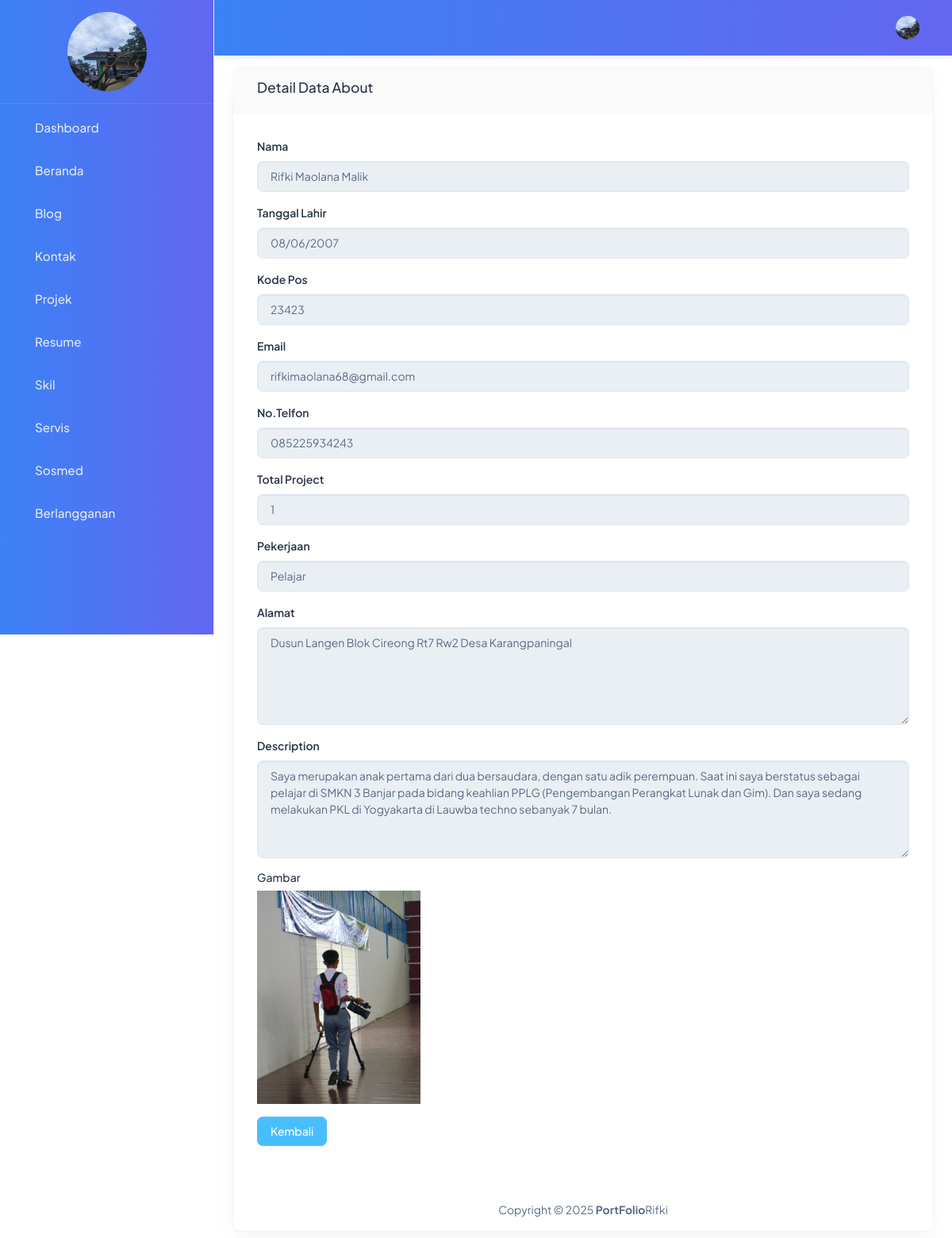
/backend/pages/about/detail.php?id=7, run on the app's committed database.
### tables this page shows
CREATE TABLE `abouts` (
  `id` bigint NOT NULL,
  `name` varchar(250) NOT NULL,
  `image` varchar(250) NOT NULL,
  `born` date NOT NULL,
  `zip_code` int NOT NULL,
  `email` varchar(250) NOT NULL,
  `phone` varchar(250) NOT NULL,
  `total_project` int NOT NULL,
  `work` varchar(250) NOT NULL,
  `address` varchar(250) NOT NULL,
  `description` text NOT NULL
);

### backend/actions/about/show.php (called while the page is built, shortened)
<?php
$id = $_GET['id'];
$qSelect = "SELECT * FROM abouts WHERE id='$id'";
$result = mysqli_query($connect, $qSelect) or exit(mysqli_error($connect));
$about = $result->fetch_object();

### backend/pages/about/detail.php (the view, shortened to what this page needs)
<?php
include '../../partials/header.php';
include '../../partials/sidebar.php';
include '../../partials/navbar.php';
?>
<div class="card-body">
    <div class="row">
        <div class="col-12">
            <div class="card">
                <div class="card-header">
                    <h5 class="text-capitalize">detail data about</h5>
                </div>
                <div class="card-body text-capitalize">
                    <?php
                    include '../../actions/about/show.php';
                    ?>
                    <form>
                        <div class="mb-3 ">
                            <label for="nameInput" class="form-label ">Nama</label>
                            <input type="text" class="form-control text-capitalize" id="nameInput" value="<?= $about->name ?>" disabled>
                        </div>
                        <div class="mb-3">
                            <label for="bornInput" class="form-label">Tanggal Lahir</label>
                            <input type="date" class="form-control" id="bornInput" value="<?= $about->born ?>" disabled>
                        </div>
                        <div class="mb-3">
                            <label for="zip_codeInput" class="form-label">Kode Pos</label>
                            <input type="number" class="form-control" id="zip_codeInput" value="<?= $about->zip_code ?>" disabled>
                        </div>
                        <div class="mb-3">
                            <label for="emailInput" class="form-label">Email</label>
                            <input type="email" class="form-control" id="emailInput" value="<?= $about->email ?>" disabled>
                        </div>
                        <div class="mb-3">
                            <label for="phoneInput" class="form-label">No.Telfon</label>
                            <input type="text" class="form-control" id="phoneInput" value="<?= $about->phone ?>" disabled>
                        </div>
                        <div class="mb-3">
                            <label for="total_projectInput" class="form-label">Total Project</label>
                            <input type="number" class="form-control" id="total_projectInput" value="<?= $about->total_project ?>" disabled>
                        </div>
                        <div class="mb-3">
                            <label for="workInput" class="form-label">Pekerjaan</label>
                            <input type="text" class="form-control text-capitalize" id="workInput" value="<?= $about->work ?>" disabled>
                        </div>
                        <div class="mb-3">
                            <label for="addressInput" class="form-label">Alamat</label>
                            <textarea class="form-control text-capitalize" id="addressInput" rows="5" disabled><?= $about->address ?></textarea>
                        </div>
                        <div class="mb-3">
                            <label for="descriptionInput" class="form-label ">description</label>
                            <textarea class="form-control " id="descriptionInput" rows="5" disabled><?= $about->description ?></textarea>
                        </div>
                        <div class="mb-3">
                            <h6>Gambar</h6>
                            <img class="w-25" src="../../../storages/about/<?= $about->image ?>" alt="Gambar Profil">
                        </div>
                        <a href="./index.php" class="btn btn-secondary">Kembali</a>
                    </form>
                </div>
                <?php
                include '../../partials/footer.php';
                ?>

### backend/partials/sidebar.php (shortened to what this page needs)
<?php
$abouts = "SELECT * FROM abouts LIMIT 1";
$result = mysqli_query($connect, $abouts) or die(mysqli_error($connect));
?>
<body>
  <div class="body-wrapper" id="main-wrapper" data-layout="vertical" data-navbarbg="skin6" data-sidebartype="full"
    data-sidebar-position="fixed" data-header-position="fixed">
    <aside class="left-sidebar">
      <div>
        <div class="brand-logo  align-items-center justify-content-between">
          <a href="./index.php" class="text-nowrap logo-img">
            <?php
            while ($item = $result->fetch_object()):
            ?>
              <tr>
                <td>
                  <img src="../../../storages/about/<?= $item->image ?>" alt="Gambar" width="100" height="100" class="d-block mx-auto rounded-circle">
                </td>
              </tr>
            <?php
            endwhile;
            ?>
          </a>
        </div>
        <nav class="sidebar-nav scroll-sidebar text-capitalize" data-simplebar="">
          <ul id="sidebarnav">
            <li class="sidebar-item">
              <a class="sidebar-link" href="../dashboard/index.php" aria-expanded="false">
                <span class="hide-menu">Dashboard</span>
              </a>
            </li>
            <li class="sidebar-item">
              <a class="sidebar-link" href="../about/index.php" aria-expanded="false">
                <span class="hide-menu">Beranda</span>
              </a>
            </li>
            <li class="sidebar-item">
              <a class="sidebar-link" href="../Blog/index.php" aria-expanded="false">
                <span class="hide-menu">Blog</span>
              </a>
            </li>
            <li class="sidebar-item">
              <a class="sidebar-link" href="../contact/index.php" aria-expanded="false">
                <span class="hide-menu">Kontak</span>
              </a>
            </li>
            <li class="sidebar-item">
              <a class="sidebar-link" href="../project/index.php" aria-expanded="false">
                <span class="hide-menu">Projek</span>
              </a>
            </li>
            <li class="sidebar-item">
              <a class="sidebar-link" href="../resume/index.php" aria-expanded="false">
                <span class="hide-menu">Resume</span>
              </a>
            </li>
            <li class="sidebar-item">
              <a class="sidebar-link" href="../skill/index.php" aria-expanded="false">
                <span class="hide-menu">Skil</span>
              </a>
            </li>
            <li class="sidebar-item">
              <a class="sidebar-link" href="../service/index.php" aria-expanded="false">
                <span class="hide-menu">Servis</span>
              </a>
            </li>
            <li class="sidebar-item">
              <a class="sidebar-link" href="../socmed/index.php" aria-expanded="false">
                <span class="hide-menu">Sosmed</span>
              </a>
            </li>
            <li class="sidebar-item">
              <a class="sidebar-link" href="../buletin/index.php" aria-expanded="false">
                <span class="hide-menu">Berlangganan</span>
              </a>
            </li>
          </ul>
        </nav>
      </div>
    </aside>

### backend/partials/navbar.php (shortened to what this page needs)
<?php
    $abouts = "SELECT * FROM abouts LIMIT 1";
    $result = mysqli_query($connect, $abouts) or die(mysqli_error($connect));
?>
<div class="body-wrapper">
    <header class="app-header" style="background: linear-gradient(to right, #3b82f6, #6366f1); box-shadow: 0 2px 6px rgba(0, 0, 0, 0.1);">
        <nav class="navbar navbar-expand-lg">
            <div class="navbar-collapse justify-content-end px-0" id="navbarNav">
                <ul class="navbar-nav flex-row ms-auto align-items-center justify-content-end">
                    <li class="nav-item dropdown">
                        <a class="nav-link nav-icon-hover" href="javascript:void(0)" id="drop2"
                            data-bs-toggle="dropdown" aria-expanded="false">
                            <?php
                            while($item =$result->fetch_object()):
                                ?>
                                <tr>
                                    <td>
                                        <img src="../../../storages/about/<?= $item->image?>" alt="Gambar" width="30" height="30" class="rounded-circle">
                                    </td>
                                </tr>
                                <?php
                                endwhile;
                                ?>
                        </a>
                    </li>
                </ul>
            </div>
        </nav>
    </header>
    <div class="container-fluid">

### backend/partials/sidebar.php (style rules this page uses)
.left-sidebar { background: linear-gradient(to right, #3b82f6, #6366f1) !important; box-shadow: 0 0 15px rgba(0, 0, 0, 0); transition: all 0.3s ease; height: 100vh; overflow-y: auto; }
.brand-logo { padding: 15px 20px; border-bottom: 1px solid rgba(255, 255, 255, 0.1); }
.logo-img img { transition: transform 0.3s; }
.sidebar-nav { padding: 10px 0; }
.sidebar-item { margin: 5px 0; }
.sidebar-link { color: #e2e8f0 !important; padding: 12px 20px !important; border-radius: 8px !important; transition: all 0.3s ease; display: flex; align-items: center; }
.hide-menu { font-size: 0.95rem; font-weight: 500; }
.scroll-sidebar { scrollbar-width: thin; scrollbar-color: #3b82f6 transparent; }

### data on the page
abouts: image (picture)
abouts: name "rifki maolana malik", born "08/06/2007", zip_code "23423", email "rifkimaolana68@gmail.com", phone "085225934243", total_project "1", work "pelajar", address "dusun langen blok cireong rt7 rw2 desa karangpaningal", description "Saya merupakan anak pertama dari dua bersaudara, dengan satu adik perempuan. Saat ini saya berstatus sebagai pelajar di SMKN 3 Banjar pada bidang keahlian PPLG (Pengembangan Perangkat Lunak dan Gim). Dan saya sedang melakukan PKL di Yogyakarta di Lauwba techno sebanyak 7 bulan.", image (picture)
